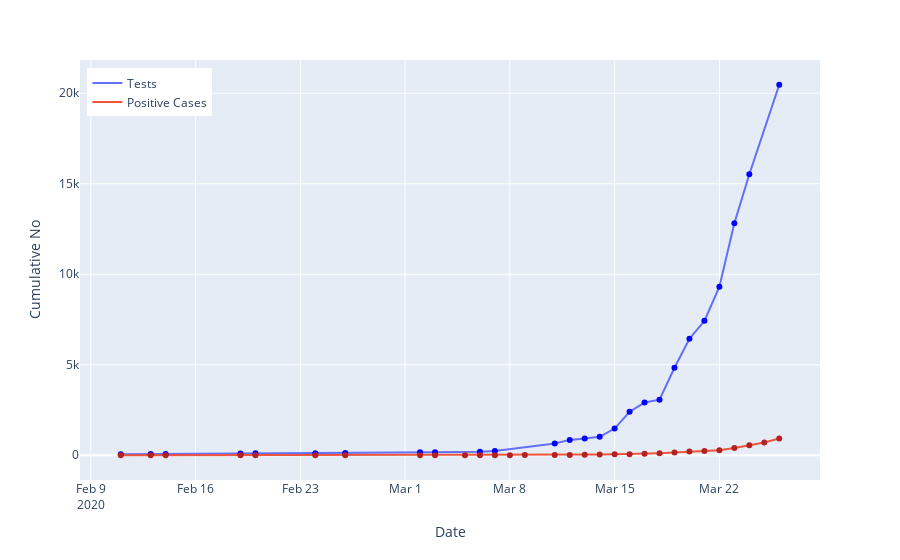

Write notebook code for a chart like this one.
### Code cell
cumulative_tests_confirmed_long = pd.melt(cumulative_tests_confirmed, id_vars=['date'], value_vars=['daily_tests','daily_cases'])
cumulative_tests_confirmed_long.dropna(inplace=True)
fig_cumulative_tests_confirmed = px.line(cumulative_tests_confirmed_long, x='date', y='value', color='variable')

fig_cumulative_tests_confirmed.update_layout(
    title="",
    xaxis_title="Date",
    yaxis_title="Cumulative No",
    hovermode= 'x',
    legend=dict(x=0.01, y=.98),
    xaxis=dict(fixedrange=True),
    yaxis=dict(fixedrange=True),
)

# Point markers
fig_cumulative_tests_confirmed.add_trace(go.Scatter(x=cumulative_tests_confirmed['date'], 
                                                    y=cumulative_tests_confirmed['daily_tests'],
                                                    mode='markers', hoverinfo='skip', 
                                                    marker=dict(color='blue'), showlegend = False))

fig_cumulative_tests_confirmed.add_trace(go.Scatter(x=cumulative_tests_confirmed['date'],
                                                    y=cumulative_tests_confirmed['daily_cases'],
                                                    mode='markers', hoverinfo='skip', 
                                                    marker=dict(color='firebrick'), showlegend = False))

fig_cumulative_tests_confirmed.data[0].name = "Tests"
fig_cumulative_tests_confirmed.data[1].name = "Positive Cases"

fig_cumulative_tests_confirmed.data[0].hovertemplate = '%{y}'
fig_cumulative_tests_confirmed.data[1].hovertemplate = '%{y}'
fig_cumulative_tests_confirmed.show(config = dict(displayModeBar=False))

### Figure 1 — Plotly figure (JSON) as saved in the notebook; plotly's stock layout.template omitted (floating-point values rounded to 4 significant figures)
{"data": [{"hoverlabel": {"namelength": 0}, "hovertemplate": "%{y}", "legendgroup": "variable=daily_tests", "line": {"color": "#636efa", "dash": "solid"}, "mode": "lines", "name": "Tests", "showlegend": true, "type": "scatter", "x": ["2020-02-11T00:00:00", "2020-02-13T00:00:00", "2020-02-14T00:00:00", "2020-02-19T00:00:00", "2020-02-20T00:00:00", "2020-02-24T00:00:00", "2020-02-26T00:00:00", "2020-03-02T00:00:00", "2020-03-03T00:00:00", "2020-03-06T00:00:00", "2020-03-07T00:00:00", "2020-03-11T00:00:00", "2020-03-12T00:00:00", "2020-03-13T00:00:00", "2020-03-14T00:00:00", "2020-03-15T00:00:00", "2020-03-16T00:00:00", "2020-03-17T00:00:00", "2020-03-18T00:00:00", "2020-03-19T00:00:00", "2020-03-20T00:00:00", "2020-03-21T00:00:00", "2020-03-22T00:00:00", "2020-03-23T00:00:00", "2020-03-24T00:00:00", "2020-03-26T00:00:00"], "xaxis": "x", "y": [61, 67, 71, 95, 106, 116, 121, 160, 164, 200, 241, 645, 848, 924, 1017, 1476, 2405, 2911, 3070, 4832, 6438, 7425, 9315, 12815, 15529, 20471], "yaxis": "y"}, {"hoverlabel": {"namelength": 0}, "hovertemplate": "%{y}", "legendgroup": "variable=daily_cases", "line": {"color": "#EF553B", "dash": "solid"}, "mode": "lines", "name": "Positive Cases", "showlegend": true, "type": "scatter", "x": ["2020-02-11T00:00:00", "2020-02-13T00:00:00", "2020-02-14T00:00:00", "2020-02-19T00:00:00", "2020-02-20T00:00:00", "2020-02-24T00:00:00", "2020-02-26T00:00:00", "2020-03-02T00:00:00", "2020-03-03T00:00:00", "2020-03-05T00:00:00", "2020-03-06T00:00:00", "2020-03-07T00:00:00", "2020-03-08T00:00:00", "2020-03-09T00:00:00", "2020-03-11T00:00:00", "2020-03-12T00:00:00", "2020-03-13T00:00:00", "2020-03-14T00:00:00", "2020-03-15T00:00:00", "2020-03-16T00:00:00", "2020-03-17T00:00:00", "2020-03-18T00:00:00", "2020-03-19T00:00:00", "2020-03-20T00:00:00", "2020-03-21T00:00:00", "2020-03-22T00:00:00", "2020-03-23T00:00:00", "2020-03-24T00:00:00", "2020-03-25T00:00:00", "2020-03-26T00:00:00"], "xaxis": "x", "y": [0, 0, 0, 0, 0, 0, 0, 0, 0, 1, 1, 2, 3, 7, 13, 16, 24, 38, 51, 62, 85, 116, 150, 202, 240, 274, 402, 554, 709, 927], "yaxis": "y"}, {"hoverinfo": "skip", "marker": {"color": "blue"}, "mode": "markers", "showlegend": false, "type": "scatter", "x": ["2020-02-11T00:00:00", "2020-02-13T00:00:00", "2020-02-14T00:00:00", "2020-02-19T00:00:00", "2020-02-20T00:00:00", "2020-02-24T00:00:00", "2020-02-26T00:00:00", "2020-03-02T00:00:00", "2020-03-03T00:00:00", "2020-03-05T00:00:00", "2020-03-06T00:00:00", "2020-03-07T00:00:00", "2020-03-08T00:00:00", "2020-03-09T00:00:00", "2020-03-11T00:00:00", "2020-03-12T00:00:00", "2020-03-13T00:00:00", "2020-03-14T00:00:00", "2020-03-15T00:00:00", "2020-03-16T00:00:00", "2020-03-17T00:00:00", "2020-03-18T00:00:00", "2020-03-19T00:00:00", "2020-03-20T00:00:00", "2020-03-21T00:00:00", "2020-03-22T00:00:00", "2020-03-23T00:00:00", "2020-03-24T00:00:00", "2020-03-25T00:00:00", "2020-03-26T00:00:00"], "y": [61, 67, 71, 95, 106, 116, 121, 160, 164, null, 200, 241, null, null, 645, 848, 924, 1017, 1476, 2405, 2911, 3070, 4832, 6438, 7425, 9315, 12815, 15529, null, 20471]}, {"hoverinfo": "skip", "marker": {"color": "firebrick"}, "mode": "markers", "showlegend": false, "type": "scatter", "x": ["2020-02-11T00:00:00", "2020-02-13T00:00:00", "2020-02-14T00:00:00", "2020-02-19T00:00:00", "2020-02-20T00:00:00", "2020-02-24T00:00:00", "2020-02-26T00:00:00", "2020-03-02T00:00:00", "2020-03-03T00:00:00", "2020-03-05T00:00:00", "2020-03-06T00:00:00", "2020-03-07T00:00:00", "2020-03-08T00:00:00", "2020-03-09T00:00:00", "2020-03-11T00:00:00", "2020-03-12T00:00:00", "2020-03-13T00:00:00", "2020-03-14T00:00:00", "2020-03-15T00:00:00", "2020-03-16T00:00:00", "2020-03-17T00:00:00", "2020-03-18T00:00:00", "2020-03-19T00:00:00", "2020-03-20T00:00:00", "2020-03-21T00:00:00", "2020-03-22T00:00:00", "2020-03-23T00:00:00", "2020-03-24T00:00:00", "2020-03-25T00:00:00", "2020-03-26T00:00:00"], "y": [0, 0, 0, 0, 0, 0, 0, 0, 0, 1, 1, 2, 3, 7, 13, 16, 24, 38, 51, 62, 85, 116, 150, 202, 240, 274, 402, 554, 709, 927]}], "layout": {"hovermode": "x", "legend": {"tracegroupgap": 0, "x": 0.01, "y": 0.98}, "margin": {"t": 60}, "title": {"text": ""}, "xaxis": {"anchor": "y", "domain": [0, 1], "fixedrange": true, "title": {"text": "Date"}}, "yaxis": {"anchor": "x", "domain": [0, 1], "fixedrange": true, "title": {"text": "Cumulative No"}}}}
